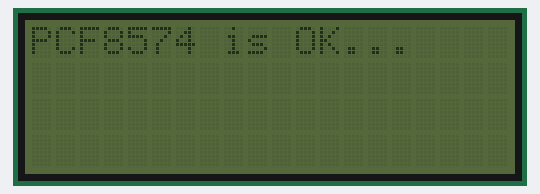
A program run on a simulated Arduino Uno, built with avr-gcc and run on an emulated ATmega328P. On the bench: 20×4 character LCD. The local clock reads 2024-03-15 10:24:30 at power-on unless the program sets it; what the program prints to the serial monitor is not drawn.

Above: at 0.1 s.
At 2.2 s:
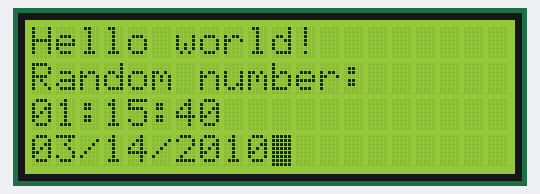
At 6.1 s:
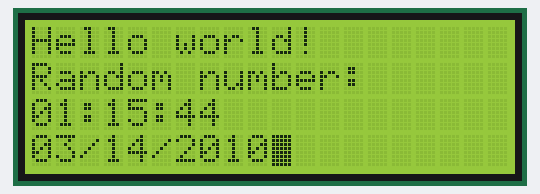
At 16.1 s:
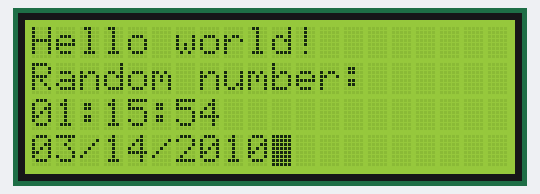
At 21.1 s:
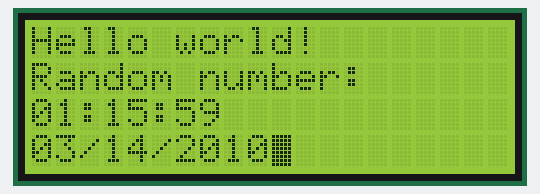
At 36.1 s:
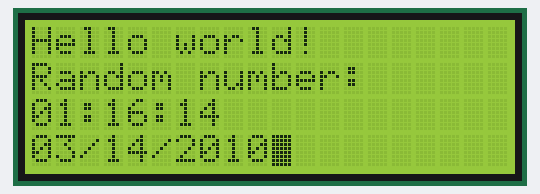

Measured:
- what the display in image 1 shows lasts 1.0 s, from 2.1 s to 3.1 s
- what the display in image 2 shows lasts 1.1 s, from 6.0 s to 7.1 s

The program:

main.cpp
```cpp
/*
RTC PCF8563 + IIC LCD Prevodnik. Adresa LCD PCF8574_ADDR_A21_A11_A01

*/


#include <Arduino.h>
#include <Wire.h>              //for ESP8266 use bug free i2c driver https://github.com/enjoyneering/ESP8266-I2C-Driver
#include <LiquidCrystal_I2C.h>
#include <Rtc_Pcf8563.h>


#define COLUMS           20
#define ROWS             4

#define LCD_SPACE_SYMBOL 0x20  //space symbol from the LCD ROM, see p.9 of GDM2004D datasheet

LiquidCrystal_I2C lcd(PCF8574_ADDR_A21_A11_A01, 4, 5, 6, 16, 11, 12, 13, 14, POSITIVE);
Rtc_Pcf8563 rtc;

void setup()
{
  Serial.begin(9600);

  while (lcd.begin(COLUMS, ROWS) != 1) //colums - 20, rows - 4
  {
    Serial.println(F("PCF8574 is not connected or lcd pins declaration is wrong. Only pins numbers: 4,5,6,16,11,12,13,14 are legal."));
    delay(5000);
  }

  Serial.println(F("PCF8574 OK"));
  lcd.noBacklight();
  lcd.print(F("PCF8574 is OK..."));    //(F()) saves string to flash & keeps dynamic memory free
  delay(2000);
  lcd.backlight();
  lcd.clear();

  //lcd.setCursor(0, 1);
  lcd.blink();

  /* prints static text */
  lcd.setCursor(0, 0);                 //set 1-st colum & 2-nd row, 1-st colum & row started at zero
  lcd.print(F("Hello world!"));

  lcd.setCursor(0, 1);
  lcd.print(F("Random number:"));


  rtc.initClock();
  //set a time to start with.
  //day, weekday, month, century, year
  rtc.setDate(14, 6, 3, 0, 10);
  //hr, min, sec
  rtc.setTime(1, 15, 40);
}
//test git Pridani RTC
// Testujeme dale
//Novikny !!!

void loop()
{
  lcd.setCursor(0, 2);
  //lcd.print(rtc.formatTime(RTCC_TIME_HM));
  lcd.print(rtc.formatTime());
  lcd.setCursor(0, 3);
  //lcd.print(rtc.formatDate(RTCC_DATE_ASIA));
  lcd.print(rtc.formatDate());
  delay(100);

  if (Serial.available()) {
    // wait a bit for the entire message to arrive
    delay(100);
    // clear the screen
    lcd.setCursor(15, 0);
    // read all the available characters
    while (Serial.available() > 0) {
      // display each character to the LCD
      lcd.write(Serial.read());
     }
    }
}
```
